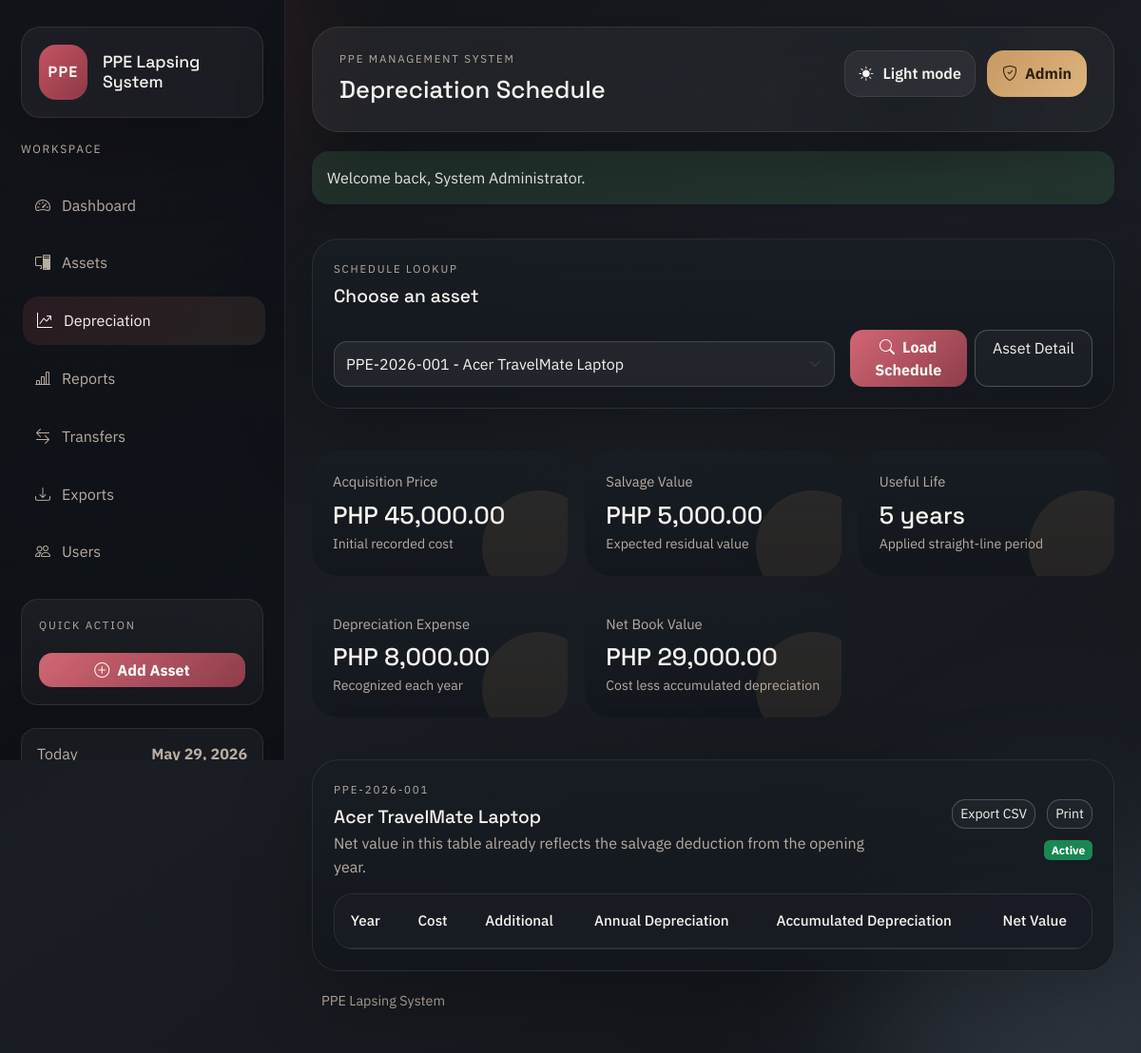
Page /modules/depreciation.php (signed in) on the committed database.
### tables this page shows
CREATE TABLE IF NOT EXISTS assets (
    asset_id INT AUTO_INCREMENT PRIMARY KEY,
    asset_code VARCHAR(50) NOT NULL UNIQUE,
    asset_name VARCHAR(150) NOT NULL,
    category_id INT NULL,
    department_id INT NULL,
    acquisition_date DATE NOT NULL,
    acquisition_cost DECIMAL(15,2) NOT NULL,
    additional_amount DECIMAL(15,2) DEFAULT 0,
    salvage_value DECIMAL(15,2) DEFAULT 0,
    useful_life INT NOT NULL,
    depreciation_method VARCHAR(50) DEFAULT 'Straight-line',
    location VARCHAR(150) DEFAULT NULL,
    status ENUM('Active', 'Disposed', 'Fully Depreciated') DEFAULT 'Active',
    remarks TEXT DEFAULT NULL,
    created_at TIMESTAMP DEFAULT CURRENT_TIMESTAMP,
    INDEX idx_assets_status (status),
    INDEX idx_assets_category (category_id),
    INDEX idx_assets_department (department_id),
    CONSTRAINT fk_assets_category
        FOREIGN KEY (category_id) REFERENCES categories(category_id),
    CONSTRAINT fk_assets_department
        FOREIGN KEY (department_id) REFERENCES departments(department_id)
);

### functions/depreciation_function.php (called while the page is built, shortened)
<?php
function fetch_asset_lookup(PDO $pdo): array
{
    $statement = $pdo->query('SELECT asset_id, asset_code, asset_name FROM assets ORDER BY asset_name, asset_code');
    return $statement->fetchAll() ?: [];
}
function fetch_asset_by_id(PDO $pdo, int $assetId): ?array
{
    $statement = $pdo->prepare(
        'SELECT a.*, c.category_name, d.department_name
         FROM assets a
         LEFT JOIN categories c ON c.category_id = a.category_id
         LEFT JOIN departments d ON d.department_id = a.department_id
         WHERE a.asset_id = :asset_id
         LIMIT 1'
    );
    $statement->execute(['asset_id' => $assetId]);
    $asset = $statement->fetch();
    return $asset ?: null;
}
function asset_total_cost(array $asset): float
{
    return round(
        (float) ($asset['acquisition_cost'] ?? 0) + (float) ($asset['additional_amount'] ?? 0),
        2
    );
}
function calculate_annual_depreciation(float $cost, float $salvageValue, int $usefulLife): float
{
    return round(($cost - $salvageValue) / $usefulLife, 2);
}
function generate_depreciation_schedule(array $asset): array
{
    $cost = asset_total_cost($asset);
    $salvageValue = (float) ($asset['salvage_value'] ?? 0);
    $usefulLife = (int) ($asset['useful_life'] ?? 0);
    $acquisitionDate = (string) ($asset['acquisition_date'] ?? '');
    $acquisitionYear = (int) date('Y', strtotime($acquisitionDate));
    $depreciationStartYear = $acquisitionYear + 1;
    $depreciableBase = max($cost - $salvageValue, 0);
    $annualDepreciation = calculate_annual_depreciation($cost, $salvageValue, $usefulLife);
    $accumulated = 0.0;
    $schedule = [
        [
            'depreciation_year' => $acquisitionYear,
            'beginning_value' => round($cost, 2),
            'depreciation_expense' => 0.0,
            'accumulated_depreciation' => 0.0,
            'ending_value' => round($cost, 2),
        ],
    ];
    for ($index = 0; $index < $usefulLife; $index++) {
        $year = $depreciationStartYear + $index;
        $beginningValue = round($cost - $accumulated, 2);
        $remainingDepreciableBase = round($depreciableBase - $accumulated, 2);
        $expense = $index === ($usefulLife - 1)
            ? max($remainingDepreciableBase, 0)
            : min($annualDepreciation, max($remainingDepreciableBase, 0));
        $accumulated = round($accumulated + $expense, 2);
        $endingValue = round(max($cost - $accumulated, $salvageValue), 2);
        $schedule[] = [
            'depreciation_year' => $year,
            'beginning_value' => $beginningValue,
            'depreciation_expense' => round($expense, 2),
            'accumulated_depreciation' => $accumulated,
            'ending_value' => $endingValue,
        ];
    }
    return $schedule;
}
function rebuild_depreciation_schedule(PDO $pdo, int $assetId): void
{
    $asset = fetch_asset_by_id($pdo, $assetId);
}
function fetch_depreciation_rows(PDO $pdo, int $assetId): array
{
    $asset = fetch_asset_by_id($pdo, $assetId);
    $statement = $pdo->prepare(
        'SELECT schedule_id, asset_id, depreciation_year, beginning_value, depreciation_expense,
                accumulated_depreciation, ending_value
         FROM depreciation_schedule
         WHERE asset_id = :asset_id
         ORDER BY depreciation_year'
    );
    $statement->execute(['asset_id' => $assetId]);
    $rows = $statement->fetchAll() ?: [];
    $generatedSchedule = generate_depreciation_schedule($asset);
    if ($rows === [] || depreciation_schedule_needs_refresh($rows, $generatedSchedule)) {
        rebuild_depreciation_schedule($pdo, $assetId);
        $statement->execute(['asset_id' => $assetId]);
        $rows = $statement->fetchAll() ?: [];
    }
    return $rows;
}
function get_asset_metrics(array $asset, ?int $year = null): array
{
    $evaluationYear = $year ?? CURRENT_YEAR;
    $cost = asset_total_cost($asset);
    $salvageValue = (float) ($asset['salvage_value'] ?? 0);
    $usefulLife = max((int) ($asset['useful_life'] ?? 0), 0);
    $annualDepreciation = calculate_annual_depreciation($cost, $salvageValue, $usefulLife);
    $schedule = generate_depreciation_schedule($asset);
    $acquisitionYear = strtotime((string) ($asset['acquisition_date'] ?? '')) !== false
        ? (int) date('Y', strtotime((string) $asset['acquisition_date']))
        : CURRENT_YEAR;
    $depreciationStartYear = $acquisitionYear + 1;
    $selectedRow = null;
    foreach ($schedule as $row) {
        if ((int) $row['depreciation_year'] <= $evaluationYear) {
            $selectedRow = $row;
        }
    }
    if ($selectedRow === null && $schedule !== [] && $evaluationYear >= (int) end($schedule)['depreciation_year']) {
        $selectedRow = end($schedule);
    }
    $elapsedYears = 0;
    if ($evaluationYear >= $depreciationStartYear && $usefulLife > 0) {
        $elapsedYears = min(($evaluationYear - $depreciationStartYear) + 1, $usefulLife);
    }
    $accumulated = $selectedRow['accumulated_depreciation'] ?? 0.0;
    $carryingAmount = $selectedRow['ending_value'] ?? $cost;
    $remainingYears = max($usefulLife - $elapsedYears, 0);
    $lifeUsedRatio = $usefulLife > 0 ? min($elapsedYears / $usefulLife, 1) : 0.0;
    $isFullyDepreciated = $usefulLife > 0 && ($carryingAmount <= ($salvageValue + 0.01) || $elapsedYears >= $usefulLife);
    $condition = 'Healthy';
    $metrics = [
        'annual_depreciation' => $annualDepreciation,
        'accumulated_depreciation' => round((float) $accumulated, 2),
        'carrying_amount' => round((float) $carryingAmount, 2),
        'remaining_years' => $remainingYears,
        'elapsed_years' => $elapsedYears,
        'life_used_ratio' => round($lifeUsedRatio, 4),
        'is_fully_depreciated' => $isFullyDepreciated,
        'condition' => $condition,
        'schedule_rows' => $schedule,
        'schedule_year_start' => $schedule[0]['depreciation_year'] ?? $depreciationStartYear,
        'schedule_year_end' => $schedule !== [] ? end($schedule)['depreciation_year'] : $depreciationStartYear,
    ];
    $metrics['anomalies'] = detect_asset_anomalies($asset, $metrics);
    $metrics['anomaly_count'] = count($metrics['anomalies']);
    return $metrics;
}
function detect_asset_anomalies(array $asset, array $metrics): array
{
    $anomalies = [];
    $cost = asset_total_cost($asset);
    $salvageValue = (float) ($asset['salvage_value'] ?? 0);
    return $anomalies;
}

### modules/depreciation.php (the view, shortened to what this page needs)
<?php
$pdo = db();
$assetLookup = fetch_asset_lookup($pdo);
$selectedAssetId = (int) request_value('asset_id', $assetLookup[0]['asset_id'] ?? 0);
$selectedAsset = $selectedAssetId > 0 ? fetch_asset_by_id($pdo, $selectedAssetId) : null;
$schedule = $selectedAsset ? fetch_depreciation_rows($pdo, $selectedAssetId) : [];
$metrics = $selectedAsset ? get_asset_metrics($selectedAsset) : null;
require_once APP_ROOT . '/includes/header.php';
?>
<?php if ($assetLookup === []): ?>
    <section class="shell-card">
        <div class="empty-state">
            No assets are available yet. Add a PPE record first to generate a depreciation schedule.
        </div>
    </section>
<?php else: ?>
    <section class="shell-card mb-4">
        <div class="mb-4">
            <p class="eyebrow mb-2">Schedule lookup</p>
            <h2 class="section-title mb-1">Choose an asset</h2>
        </div>
        <form method="get" class="row g-3 align-items-end">
            <div class="col-lg-8">
                <select class="form-select" id="asset_id" name="asset_id">
                    <?php foreach ($assetLookup as $assetOption): ?>
                        <option value="<?= e((string) $assetOption['asset_id']) ?>" <?= selected_if($selectedAssetId, $assetOption['asset_id']) ?>>
                            <?= e($assetOption['asset_code'] . ' - ' . $assetOption['asset_name']) ?>
                        </option>
                    <?php endforeach; ?>
                </select>
            </div>
            <div class="col-lg-4 d-flex gap-2">
                <button class="btn btn-primary w-100" type="submit"><i class="bi bi-search me-2"></i>Load Schedule</button>
                <?php if ($selectedAsset): ?>
                    <a class="btn btn-outline-light w-100" href="<?= e(base_url('modules/view_asset.php?asset_id=' . $selectedAssetId)) ?>">Asset Detail</a>
                <?php endif; ?>
            </div>
        </form>
    </section>
    <?php if ($selectedAsset && $metrics): ?>
        <div class="metric-grid mb-4">
            <section class="metric-card">
                <p class="metric-label mb-2">Acquisition Price</p>
                <h2 class="metric-value mb-1"><?= e(money((float) $selectedAsset['acquisition_cost'])) ?></h2>
                <p class="metric-meta mb-0">Initial recorded cost</p>
            </section>
            <section class="metric-card">
                <p class="metric-label mb-2">Salvage Value</p>
                <h2 class="metric-value mb-1"><?= e(money((float) $selectedAsset['salvage_value'])) ?></h2>
                <p class="metric-meta mb-0">Expected residual value</p>
            </section>
            <section class="metric-card">
                <p class="metric-label mb-2">Useful Life</p>
                <h2 class="metric-value mb-1"><?= e((string) $selectedAsset['useful_life']) ?> years</h2>
                <p class="metric-meta mb-0">Applied straight-line period</p>
            </section>
            <section class="metric-card">
                <p class="metric-label mb-2">Depreciation Expense</p>
                <h2 class="metric-value mb-1"><?= e(money($metrics['annual_depreciation'])) ?></h2>
                <p class="metric-meta mb-0">Recognized each year</p>
            </section>
            <section class="metric-card">
                <p class="metric-label mb-2">Net Book Value</p>
                <h2 class="metric-value mb-1"><?= e(money($metrics['carrying_amount'])) ?></h2>
                <p class="metric-meta mb-0">Cost less accumulated depreciation</p>
            </section>
        </div>
        <section class="shell-card">
            <div class="d-flex justify-content-between align-items-center mb-3">
                <div>
                    <p class="eyebrow mb-2"><?= e($selectedAsset['asset_code']) ?></p>
                    <h2 class="section-title mb-1"><?= e($selectedAsset['asset_name']) ?></h2>
                    <p class="section-copy mb-0">Net value in this table already reflects the salvage deduction from the opening year.</p>
                </div>
                <div class="stack-inline justify-content-end">
                    <a class="btn btn-sm btn-outline-light" href="<?= e(base_url('modules/export.php?type=schedule&asset_id=' . $selectedAssetId)) ?>">Export CSV</a>
                    <a class="btn btn-sm btn-outline-light" href="<?= e(base_url('modules/print_view.php?type=schedule&asset_id=' . $selectedAssetId)) ?>" target="_blank" rel="noopener">Print</a>
                    <span class="badge <?= e(status_badge_class((string) $selectedAsset['status'])) ?>"><?= e($selectedAsset['status']) ?></span>
                </div>
            </div>
            <div class="table-wrap">
                <table class="table align-middle lapsing-table">
                    <thead>
                        <tr>
                            <th>Year</th>
                            <th>Cost</th>
                            <th>Additional</th>
                            <th>Annual Depreciation</th>
                            <th>Accumulated Depreciation</th>
                            <th>Net Value</th>
                        </tr>
                    </thead>
                </table>
            </div>
        </section>
    <?php endif; ?>
<?php endif; ?>
<?php require_once APP_ROOT . '/includes/footer.php'; ?>

### rows in the picture
assets: acquisition_cost "PHP 45,000.00", salvage_value "PHP 5,000.00", useful_life "5", asset_code "PPE-2026-001", asset_name "Acer TravelMate Laptop", status "Active"

### other values in the picture
APP_NAME "PPE Lapsing System"
$item['label'] "Dashboard"
$item['label'] "Assets"
$item['label'] "Depreciation"
$item['label'] "Reports"
$item['label'] "Transfers"
$item['label'] "Exports"
$item['label'] "Users"
$pageHeading "Depreciation Schedule"
$loggedInUser['role'] "Admin"
$message['message'] "Welcome back, System Administrator."
money($metrics['annual_depreciation']) "PHP 8,000.00"
money($metrics['carrying_amount']) "PHP 29,000.00"
form field asset_id "PPE-2026-001 - Acer TravelMate Laptop"
